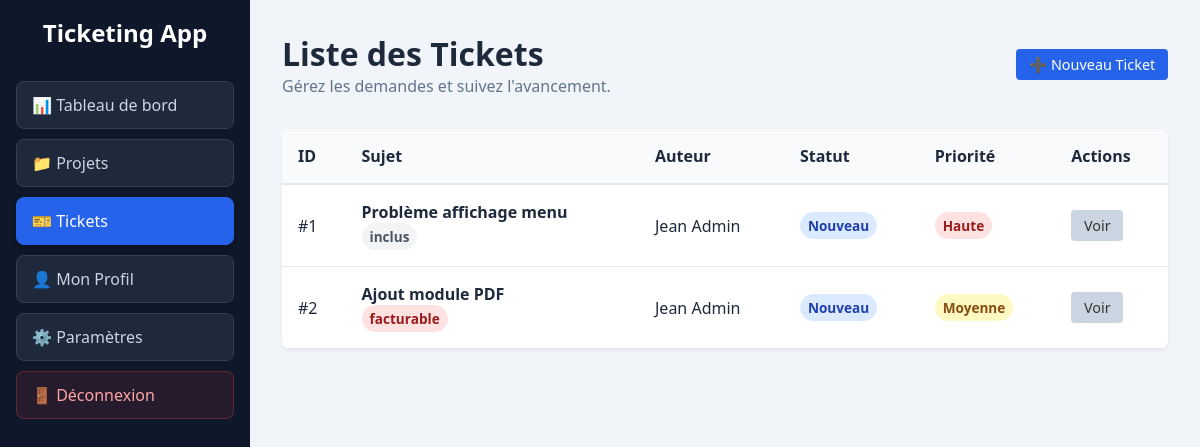
/tickets.php (signed in), run on the app's committed database.
### tables this page shows
CREATE TABLE tickets (
    id INT AUTO_INCREMENT PRIMARY KEY,
    projet_id INT NOT NULL,
    auteur_id INT NOT NULL,
    titre VARCHAR(255) NOT NULL,
    description TEXT NOT NULL,
    statut VARCHAR(50) DEFAULT 'Nouveau',
    priorite VARCHAR(50) DEFAULT 'Moyenne',
    type VARCHAR(50) DEFAULT 'inclus',  
    date_creation DATETIME DEFAULT CURRENT_TIMESTAMP,
    FOREIGN KEY (projet_id) REFERENCES projects(id) ON DELETE CASCADE,
    FOREIGN KEY (auteur_id) REFERENCES users(id) ON DELETE CASCADE
);

### tickets.php (the view, shortened to what this page needs)
<?php
require_once 'db.php';
$sql = "
    SELECT t.*, p.nom AS projet_nom, CONCAT(u.prenom, ' ', u.nom) AS auteur
    FROM tickets t
    JOIN projects p ON t.projet_id = p.id
    JOIN users u ON t.auteur_id = u.id
    ORDER BY t.date_creation DESC
";
$tickets = $pdo->query($sql)->fetchAll();
include 'header.php';
?>
<body>
<div class="app-layout">
    <nav class="sidebar">
        <h2>Ticketing App</h2>
        <ul>
            <li><a href="dashboard.php">📊 Tableau de bord</a></li>
            <li><a href="projects.php">📁 Projets</a></li>
            <li><a href="tickets.php" class="active">🎫 Tickets</a></li>
            <li><a href="profile.php">👤 Mon Profil</a></li>
            <li><a href="settings.php">⚙️ Paramètres</a></li>
            <li><a href="index.php?logout=true" class="btn-logout">🚪 Déconnexion</a></li>
        </ul>
    </nav>
    <main class="main-content">
        <header class="header-flex mb-2">
            <div>
                <h1>Liste des Tickets</h1>
                <p class="text-muted">Gérez les demandes et suivez l'avancement.</p>
            </div>
            <a href="ticket-create.php" class="btn btn-sm btn-create">➕ Nouveau Ticket</a>
        </header>
        <div class="table-container">
            <table class="w-100">
                <thead>
                    <tr><th>ID</th><th>Sujet</th><th>Auteur</th><th>Statut</th><th>Priorité</th><th>Actions</th></tr>
                </thead>
                <tbody>
                    <?php foreach ($tickets as $ticket) :
                        $statusClass = 'badge-gray';
                        if ($ticket['statut'] === 'Nouveau') $statusClass = 'badge-blue';
                        $priorityClass = 'badge-gray';
                        if ($ticket['priorite'] === 'Haute' || $ticket['priorite'] === 'Critique') $priorityClass = 'badge-red';
                        if ($ticket['priorite'] === 'Moyenne') $priorityClass = 'badge-yellow';
                    ?>
                    <tr>
                        <td data-label="ID">#<?php echo htmlspecialchars($ticket['id']); ?></td>
                        <td data-label="Sujet">
                            <strong><?php echo htmlspecialchars($ticket['titre']); ?></strong><br>
                            <span class="badge <?php echo ($ticket['type'] === 'facturable') ? 'badge-red' : 'badge-gray'; ?>"><?php echo htmlspecialchars($ticket['type']); ?></span>
                        </td>
                        <td data-label="Auteur"><?php echo htmlspecialchars($ticket['auteur']); ?></td>
                        <td data-label="Statut"><span class="badge <?php echo $statusClass; ?>"><?php echo htmlspecialchars($ticket['statut']); ?></span></td>
                        <td data-label="Priorité"><span class="badge <?php echo $priorityClass; ?>"><?php echo htmlspecialchars($ticket['priorite']); ?></span></td>
                        <td data-label="Actions"><a href="ticket-detail.php?id=<?php echo $ticket['id']; ?>" class="btn btn-sm btn-light">Voir</a></td>
                    </tr>
                    <?php endforeach; ?>
                </tbody>
            </table>
        </div>
    </main>
</div>
<?php include 'footer.php'; ?>

### header.php (shortened to what this page needs)
<!DOCTYPE html>
<html lang="fr">
<head>
    <link rel="stylesheet" href="assets/css/style.css">
</head>

### footer.php (shortened to what this page needs)
</body>
</html>

### assets/css/style.css (style rules this page uses)
:root { --primary-color: #2563eb; --text-dark: #1e293b; --text-muted: #64748b; --bg-light: #f1f5f9; --sidebar-width: 250px; --success: #22c55e; --warning: orange; --danger: #ef4444; }
* { box-sizing: border-box; margin: 0; padding: 0; }
body { font-family: 'Segoe UI', Tahoma, Geneva, Verdana, sans-serif; background-color: var(--bg-light); color: var(--text-dark); height: 100vh; overflow-x: hidden; }
a { text-decoration: none; color: inherit; transition: color 0.2s; }
ul { list-style: none; }
.w-100 { width: 100%; }
.mb-2 { margin-bottom: 2rem; }
.text-muted { color: var(--text-muted); }
.btn { display: inline-block; background: var(--primary-color); color: white; padding: 0.8rem 1.5rem; border: none; border-radius: 4px; cursor: pointer; text-align: center; transition: background 0.2s; }
.btn-sm { padding: 0.4rem 0.8rem; font-size: 0.9rem; width: auto; }
.btn-light { background: #cbd5e1; color: #333; }
.btn-create { white-space: nowrap; }
.badge { padding: 0.25rem 0.5rem; border-radius: 99px; font-size: 0.85rem; font-weight: bold; display: inline-block; }
.badge-blue { background-color: #dbeafe; color: #1e40af; }
.badge-yellow { background-color: #fef9c3; color: #854d0e; }
.badge-red { background-color: #fee2e2; color: #991b1b; }
.badge-gray { background-color: #f3f4f6; color: #4b5563; }
.table-container { background: white; border-radius: 8px; box-shadow: 0 2px 4px rgba(0,0,0,0.05); overflow-x: auto; -webkit-overflow-scrolling: touch; }
table { width: 100%; border-collapse: collapse; text-align: left; min-width: 600px; }
thead { background-color: #f8fafc; border-bottom: 2px solid #e2e8f0; }
th, td { padding: 1rem; border-bottom: 1px solid #e2e8f0; }
.app-layout { display: flex; height: 100vh; }
.main-content { flex: 1; padding: 2rem; overflow-y: auto; }
.header-flex { display: flex; justify-content: space-between; align-items: center; flex-wrap: wrap; gap: 1rem; }
.sidebar { width: var(--sidebar-width); background-color: #0f172a; color: white; display: flex; flex-direction: column; padding: 1rem; }
.sidebar h2 { margin-bottom: 2rem; text-align: center; }
.sidebar ul { display: flex; flex-direction: column; height: 100%; }
.sidebar a { display: flex; align-items: center; gap: 10px; padding: 12px 15px; margin-bottom: 10px; background-color: #1e293b; border: 1px solid #334155; color: #cbd5e1; border-radius: 8px; font-weight: 500; transition: all 0.2s ease; }
.sidebar a.active { background-color: var(--primary-color); border-color: var(--primary-color); color: white; box-shadow: 0 4px 6px rgba(0, 0, 0, 0.2); }
.btn-logout { margin-top: auto; background-color: rgba(239, 68, 68, 0.1) !important; color: #fca5a5 !important; border: 1px solid rgba(239, 68, 68, 0.3) !important; }

### data on the page
tickets: id "1", titre "Problème affichage menu", type "inclus", auteur "Jean Admin", statut "Nouveau", priorite "Haute"
tickets: id "2", titre "Ajout module PDF", type "facturable", auteur "Jean Admin", statut "Nouveau", priorite "Moyenne"
